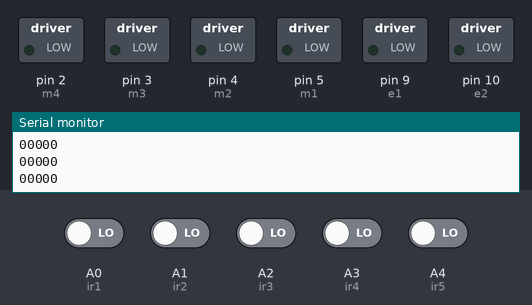
A sketch run on a simulated Arduino Uno, built with avr-gcc and run on an emulated ATmega328P. On the bench: switched loads named in the sketch (green lamp = pin HIGH), the last lines printed to the serial monitor. The test bench sets the inputs (shaded band); at power-on: A0 (ir1), A1 (ir2), A2 (ir3), A3 (ir4), A4 (ir5) LOW.

Above: at 1.2 s.
1.3 s: A0 (ir1) driven HIGH and A4 (ir5) driven HIGH
At 1.6 s:
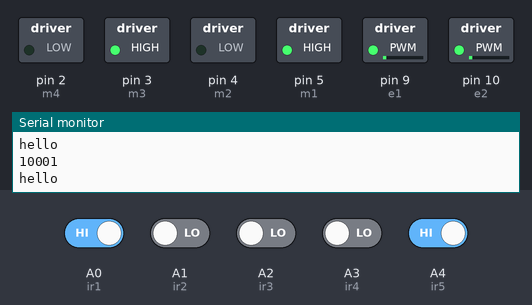
2.8 s: A2 (ir3) driven HIGH and A4 (ir5) driven LOW
At 3.7 s:
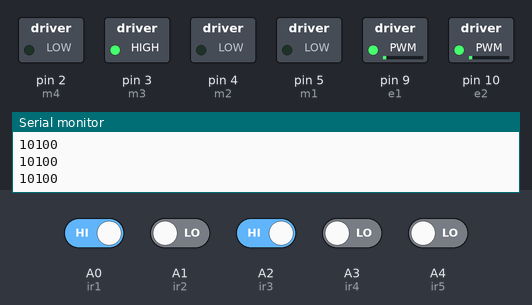
Timing chart, 0 to 5.8 s (numbered marks = the images above; inputs shaded):
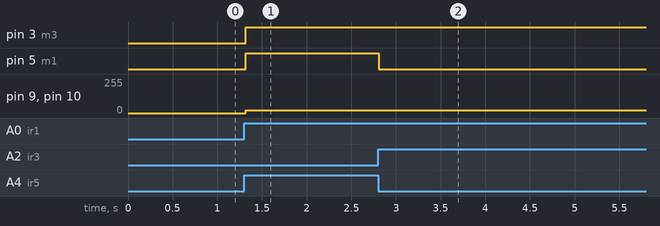

Measured:
- after the input at 1.3 s, pin 3 (m3), pin 5 (m1): LOW → HIGH at once; pin 9 (e1), pin 10 (e2): 0/255 → 20/255 at once
- after the input at 2.8 s, pin 5 (m1): HIGH → LOW at once

The sketch:

sample2.ino
```cpp
#define m1 5 // Right Motor MA1
#define m2 4 // Right Motor MA2
#define m3 3 // Left Motor MB1
#define m4 2 // Left Motor MB2
#define e1 9 // Right Motor Enable Pin EA
#define e2 10 // Left Motor Enable Pin EB

//**********5 Channel IR Sensor Connection**********//
#define ir1 A0 // Leftmost IR sensor
#define ir2 A1 // Left IR sensor
#define ir3 A2 // Middle IR sensor
#define ir4 A3 // Right IR sensor
#define ir5 A4 // Rightmost IR sensor
//*************************************************//

void setup() {
  Serial.begin(9600); // Initialize serial communication

  // Set motor pins as output
  pinMode(m1, OUTPUT);
  pinMode(m2, OUTPUT);
  pinMode(m3, OUTPUT);
  pinMode(m4, OUTPUT);
  pinMode(e1, OUTPUT);
  pinMode(e2, OUTPUT);

  // Set IR sensor pins as input
  pinMode(ir1, INPUT);
  pinMode(ir2, INPUT);
  pinMode(ir3, INPUT);
  pinMode(ir4, INPUT);
  pinMode(ir5, INPUT);
}

void loop() {
  // Reading sensor values (invert logic as required)
  int s1 = digitalRead(ir1); // Leftmost sensor
  int s2 = digitalRead(ir2); // Left sensor
  int s3 = digitalRead(ir3); // Middle sensor
  int s4 = digitalRead(ir4); // Right sensor
  int s5 = digitalRead(ir5); // Rightmost sensor

  // Print sensor values to the Serial Monitor
  Serial.print(s1);
  Serial.print(s2);
  Serial.print(s3);
  Serial.print(s4);
  Serial.println(s5);

  // If only the middle sensor detects the black line, move forward
  if ((s1 == 1) && (s3 == 0) && (s5 == 1)) {
    Serial.println("hello");
    analogWrite(e1, 20); // Set right motor speed to full
    analogWrite(e2, 20); // Set left motor speed to full
    digitalWrite(m1, HIGH); // Right motor forward
    digitalWrite(m2, LOW);
    digitalWrite(m3, HIGH); // Left motor forward
    digitalWrite(m4, LOW);
  }

  // // If only the left sensor detects the black line, turn right
  // if ((s1 == 1) && (s2 == 0) && (s3 == 1) && (s4 == 1) && (s5 == 1)) {
  //   analogWrite(e1, 20); // Set motor speeds
  //   analogWrite(e2, 20);
  //   digitalWrite(m1, HIGH); // Right motor forward
  //   digitalWrite(m2, LOW);
  //   digitalWrite(m3, LOW);  // Left motor stop
  //   digitalWrite(m4, LOW);
  // }

  // If only the leftmost sensor detects the black line, sharp right
  if ((s1 == 0) && (s3 == 1) && (s5 == 1)) {
    analogWrite(e1, 20);
    analogWrite(e2, 20);
    digitalWrite(m1, HIGH); // Right motor forward
    digitalWrite(m2, LOW);
    digitalWrite(m3, LOW);  // Left motor reverse
    digitalWrite(m4, LOW);
  }

  // // If only the right sensor detects the black line, turn left
  // if ((s1 == 1) && (s2 == 1) && (s3 == 1) && (s4 == 0) && (s5 == 1)) {
  //   analogWrite(e1, 20);
  //   analogWrite(e2, 20);
  //   digitalWrite(m1, LOW);  // Right motor stop
  //   digitalWrite(m2, LOW);
  //   digitalWrite(m3, HIGH); // Left motor forward
  //   digitalWrite(m4, LOW);
  // }

  // If only the rightmost sensor detects the black line, sharp left
  if ((s1 == 1) && (s3 == 1) && (s5 == 0)) {
    analogWrite(e1, 20);
    analogWrite(e2, 20);
    digitalWrite(m1, LOW);  // Right motor reverse
    digitalWrite(m2, LOW);
    digitalWrite(m3, HIGH); // Left motor forward
    digitalWrite(m4, LOW);
  }

  // Additional conditions for combined sensor detections:

  // // Middle and right sensor detect black line
  // if ((s1 == 1) && (s2 == 1) && (s3 == 0) && (s4 == 0) && (s5 == 1)) {
  //   analogWrite(e1, 20);
  //   analogWrite(e2, 20);
  //   digitalWrite(m1, LOW);  // Right motor stop
  //   digitalWrite(m2, LOW);
  //   digitalWrite(m3, HIGH); // Left motor forward
  //   digitalWrite(m4, LOW);
  // }

  // // Middle and left sensor detect black line
  // if ((s1 == 1) && (s2 == 0) && (s3 == 0) && (s4 == 1) && (s5 == 1)) {
  //   analogWrite(e1, 20);
  //   analogWrite(e2, 20);
  //   digitalWrite(m1, HIGH); // Right motor forward
  //   digitalWrite(m2, LOW);
  //   digitalWrite(m3, LOW);  // Left motor stop
  //   digitalWrite(m4, LOW);
  // }

  // All sensors on the black line (stop condition)
  if ((s1 == 1) && (s2 == 1) && (s3 == 1) && (s4 == 1) && (s5 == 1)) {
    digitalWrite(m1, LOW); // Stop motors
    digitalWrite(m2, HIGH);
    digitalWrite(m3, LOW);
    digitalWrite(m4, HIGH);
  }
}
```
